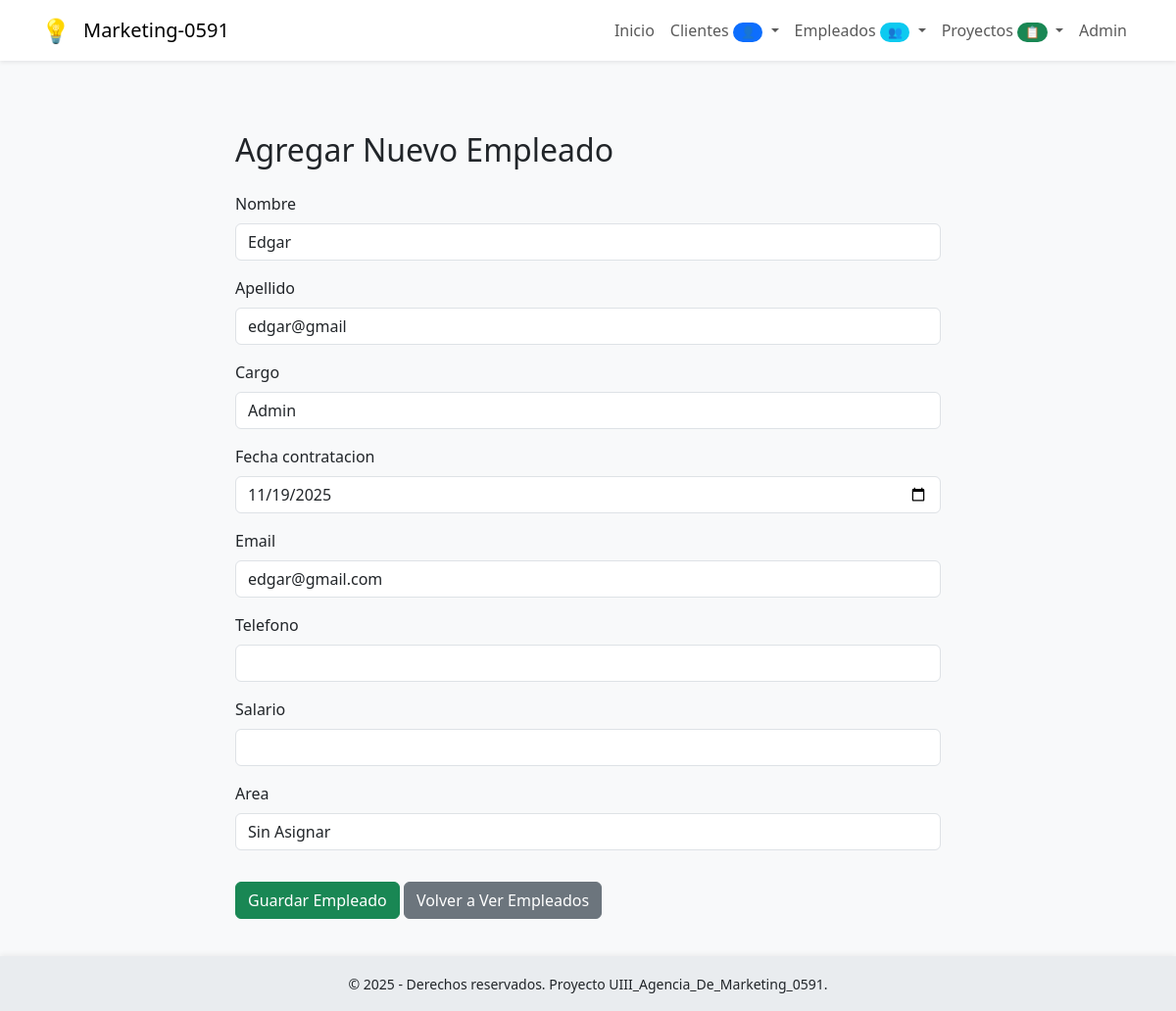
Screenshot of /empleados/empleado/1/editar/ with the database file from the repository.
### app_empleados/models.py (models this page shows, shortened)
class Empleado(models.Model):
    nombre = models.CharField(max_length=100)
    apellido = models.CharField(max_length=100)
    cargo = models.CharField(max_length=100)
    fecha_contratacion = models.DateField()
    email = models.EmailField(unique=True)
    telefono = models.CharField(max_length=15, blank=True, null=True) # Se permite vacío
    salario = models.DecimalField(max_digits=10, decimal_places=2, blank=True, null=True) # Salario como Decimal
    area = models.CharField(max_length=100, default='Sin Asignar') # Área de trabajo
    class Meta:
        verbose_name = "Empleado"
        verbose_name_plural = "Empleados"

### app_empleados/views.py (the view)
# urls.py: path('empleado/<int:pk>/editar/', views.empleado_editar, name='empleado_editar'),
def empleado_editar(request, pk):
    empleado = get_object_or_404(Empleado, pk=pk)
    if request.method == 'POST':
        form = EmpleadoForm(request.POST, instance=empleado)
        if form.is_valid():
            form.save()
            return redirect('ver_empleados')
    else:
        form = EmpleadoForm(instance=empleado)
    return render(request, 'empleados/agregar_empleado.html', {'form': form, 'titulo': 'Editar Empleado'})

### app_empleados/forms.py
class EmpleadoForm(forms.ModelForm):
    class Meta:
        model = Empleado
        fields = ['nombre', 'apellido', 'cargo', 'fecha_contratacion', 'email', 'telefono', 'salario', 'area']
        widgets = {
            'fecha_contratacion': forms.DateInput(attrs={'type': 'date', 'class': 'form-control'}),
            'nombre': forms.TextInput(attrs={'class': 'form-control'}),
            'apellido': forms.TextInput(attrs={'class': 'form-control'}),
            'cargo': forms.TextInput(attrs={'class': 'form-control'}),
            'email': forms.EmailInput(attrs={'class': 'form-control'}),
            'telefono': forms.TextInput(attrs={'class': 'form-control'}),
            'salario': forms.NumberInput(attrs={'class': 'form-control'}),
            'area': forms.TextInput(attrs={'class': 'form-control'}),
        }

### app_empleados/templates/empleados/agregar_empleado.html (shortened to what this page needs)
{% extends "base.html" %}
{% block content %}
<div class="container mt-5">
    <div class="row justify-content-center">
        <div class="col-md-8">
            <h2 class="mb-4">Agregar Nuevo Empleado</h2>
            <form method="post">
                {% for field in form %}
                <div class="mb-3">
                    <label for="{{ field.id_for_label }}" class="form-label">{{ field.label }}</label>
                    {{ field }}
                </div>
                {% endfor %}
                <button type="submit" class="btn btn-success mt-3">Guardar Empleado</button>
                <a href="{% url 'ver_empleados' %}" class="btn btn-secondary mt-3">Volver a Ver Empleados</a>
            </form>
        </div>
    </div>
</div>
{% endblock content %}

### app_clientes/templates/base.html (style rules this page uses)
body { background-color: #f8f9fa; min-height: 100vh; padding-bottom: 70px; position: relative; }

### rows the page displays
Empleado: form "Edgar" "edgar@gmail" "Admin" "11/19/2025" "edgar@gmail.com" "Sin Asignar"

### other values shown
{{ field.label }} "Nombre" "Apellido" "Cargo" "Fecha contratacion" "Email" "Telefono" "Salario" "Area"
